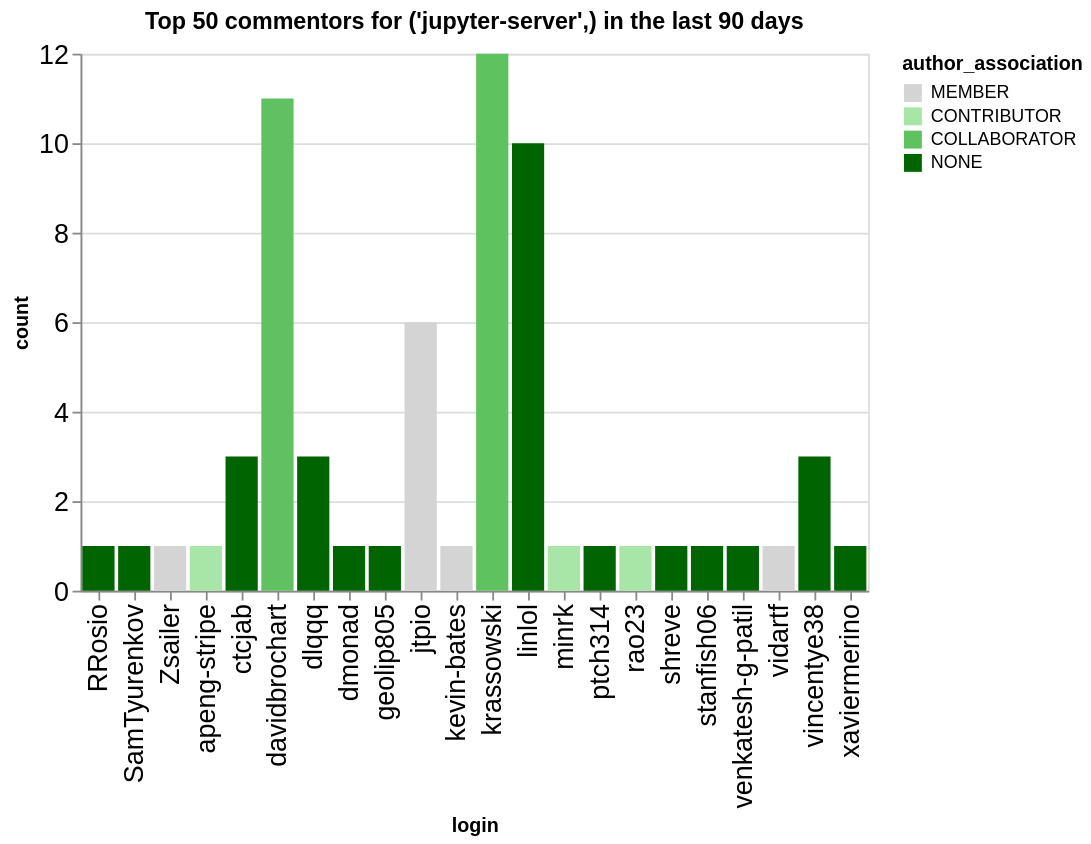

The cell this chart's notebook holds for it:
### Code cell
n_plot = 50
charts = []
for ii, (iorg, idata) in enumerate(commentors.groupby(['org'])):
    title = f"Top {n_plot} commentors for {iorg} in the last {n_days} days"
    idata = idata.groupby('login', as_index=False).agg({'count': 'sum', 'author_association': 'first'})
    idata = idata.sort_values('count', ascending=False).head(n_plot)
    ch = alt.Chart(data=idata.head(n_plot), title=title).mark_bar().encode(
        x='login',
        y='count',
        color=alt.Color('author_association', scale=alt.Scale(domain=author_types, range=author_colors))
    )
    charts.append(ch)
alt.hconcat(*charts)

### Figure 1 — Vega-Lite specification as saved in the notebook (floating-point values rounded to 4 significant figures)
{"config": {"axisLeft": {"labelFontSize": 15}, "axisBottom": {"labelFontSize": 15}}, "hconcat": [{"mark": {"type": "bar"}, "encoding": {"color": {"field": "author_association", "scale": {"domain": ["MEMBER", "CONTRIBUTOR", "COLLABORATOR", "NONE"], "range": ["rgb(211.82745098039214, 211.82745098039214, 211.82745098039214)", "rgb(166.98562091503268, 229.89803921568628, 166.98562091503268)", "rgb(96.37647058823529, 192.75294117647059, 96.37647058823529)", "rgb(0.0, 100.3921568627451, 0.0)"]}, "type": "nominal"}, "x": {"field": "login", "type": "nominal"}, "y": {"field": "count", "type": "quantitative"}}, "title": "Top 50 commentors for ('jupyter-server',) in the last 90 days"}], "data": {"name": "data-fec192fd3dd6d3650d8e43b9b61ba93c"}, "$schema": "https://vega.github.io/schema/vega-lite/v5.20.1.json", "datasets": {"data-fec192fd3dd6d3650d8e43b9b61ba93c": [{"login": "krassowski", "count": 12, "author_association": "COLLABORATOR"}, {"login": "davidbrochart", "count": 11, "author_association": "COLLABORATOR"}, {"login": "linlol", "count": 10, "author_association": "NONE"}, {"login": "jtpio", "count": 6, "author_association": "MEMBER"}, {"login": "dlqqq", "count": 3, "author_association": "NONE"}, {"login": "ctcjab", "count": 3, "author_association": "NONE"}, {"login": "vincentye38", "count": 3, "author_association": "NONE"}, {"login": "apeng-stripe", "count": 1, "author_association": "CONTRIBUTOR"}, {"login": "RRosio", "count": 1, "author_association": "NONE"}, {"login": "SamTyurenkov", "count": 1, "author_association": "NONE"}, {"login": "Zsailer", "count": 1, "author_association": "MEMBER"}, {"login": "geolip805", "count": 1, "author_association": "NONE"}, {"login": "kevin-bates", "count": 1, "author_association": "MEMBER"}, {"login": "dmonad", "count": 1, "author_association": "NONE"}, {"login": "minrk", "count": 1, "author_association": "CONTRIBUTOR"}, {"login": "ptch314", "count": 1, "author_association": "NONE"}, {"login": "shreve", "count": 1, "author_association": "NONE"}, {"login": "rao23", "count": 1, "author_association": "CONTRIBUTOR"}, {"login": "stanfish06", "count": 1, "author_association": "NONE"}, {"login": "venkatesh-g-patil", "count": 1, "author_association": "NONE"}, {"login": "vidartf", "count": 1, "author_association": "MEMBER"}, {"login": "xaviermerino", "count": 1, "author_association": "NONE"}]}}
